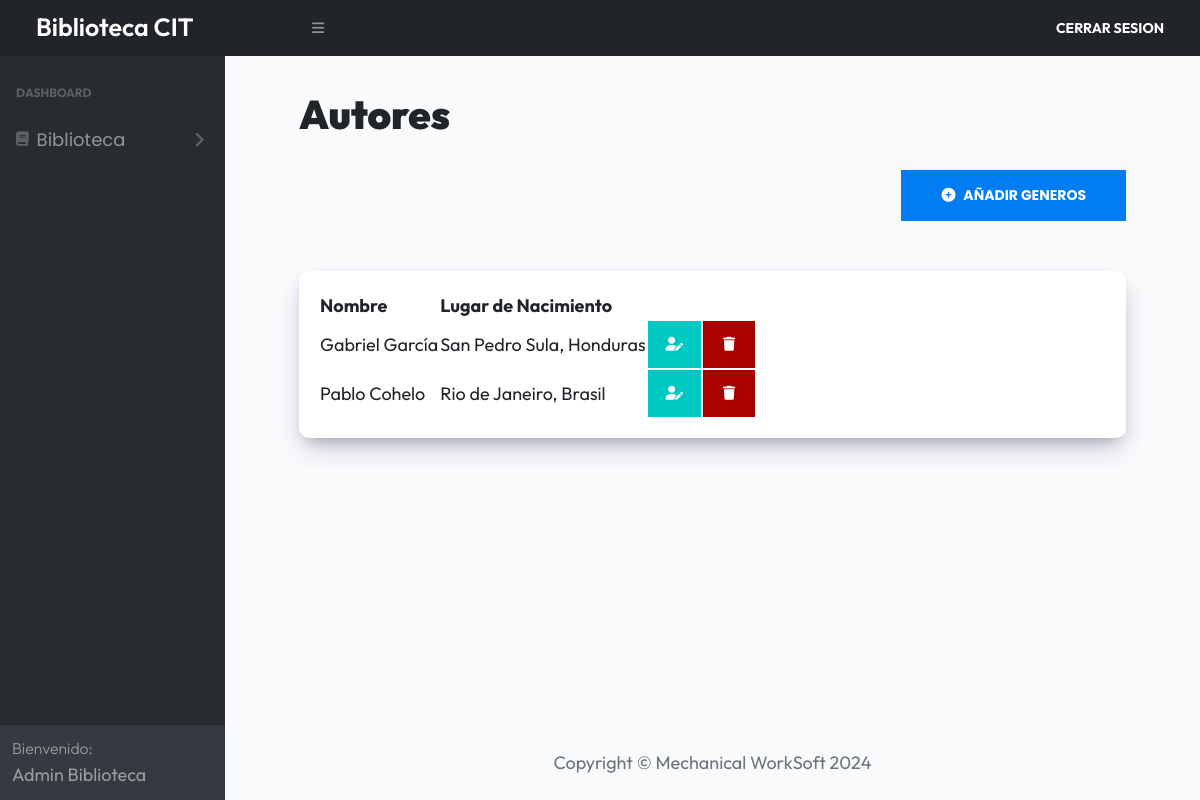
Page /admin/autores (signed in) on the committed database.
### tables this page shows
CREATE TABLE `autores` (
  `id` int NOT NULL AUTO_INCREMENT,
  `nombre` varchar(40) DEFAULT NULL,
  `apellido` varchar(40) DEFAULT NULL,
  `fecha_nac` date DEFAULT NULL,
  `ciudad` varchar(30) DEFAULT NULL,
  `pais` varchar(20) DEFAULT NULL,
  `redes` text,
  PRIMARY KEY (`id`)
);

### controllers/AutoresController.php (called while the page is built, shortened)
<?php
class AutoresController
{
    public static function index(Router $router) {
        $autores = Autor::all();
        $resultado = $_GET['resultado'] ?? null;
        $router->render('admin/autores/index', [
            'titulo' => 'Autores',
            'resultado' => $resultado,
            'autores' => $autores
        ]);
    }
}

### index.php (called while the page is built, shortened)
<?php
$router = new Router();
$router->get('/', [AuthController::class, 'login']);
$router->post('/', [AuthController::class, 'login']);
$router->post('/logout', [AuthController::class, 'logout']);
$router->get('/registro', [AuthController::class, 'registro']);
$router->post('/registro', [AuthController::class, 'registro']);
$router->get('/admin/index', [DashboardController::class, 'index']);
$router->get('/admin/generos', [GenerosController::class, 'index']);
$router->get('/admin/generos/crear', [GenerosController::class, 'crear']);
$router->post('/admin/generos/crear', [GenerosController::class, 'crear']);
$router->get('/admin/generos/editar', [GenerosController::class, 'editar']);
$router->post('/admin/generos/editar', [GenerosController::class, 'editar']);
$router->post('/admin/generos/eliminar', [GenerosController::class, 'eliminar']);
$router->get('/admin/autores', [AutoresController::class, 'index']);
$router->get('/admin/autores/crear', [AutoresController::class, 'crear']);
$router->post('/admin/autores/crear', [AutoresController::class, 'crear']);
$router->get('/admin/autores/editar', [AutoresController::class, 'editar']);
$router->post('/admin/autores/editar', [AutoresController::class, 'editar']);
$router->post('/admin/autores/eliminar', [AutoresController::class, 'eliminar']);
$router->get('/admin/libros', [LibrosController::class, 'index']);
$router->get('/admin/libros/crear', [LibrosController::class, 'crear']);
$router->post('/admin/libros/crear', [LibrosController::class, 'crear']);
$router->get('/admin/libros/editar', [LibrosController::class, 'editar']);
$router->post('/admin/libros/editar', [LibrosController::class, 'editar']);
$router->post('/admin/libros/eliminar', [LibrosController::class, 'eliminar']);
$router->comprobarRutas();

### models/ActiveRecord.php (called while the page is built, shortened)
<?php
class ActiveRecord {
    protected static $db;
    protected static $tabla = '';
    public static function setDB($database) {
        self::$db = $database;
    }
    public static function consultarSQL($query) {
        $resultado = self::$db->query($query);
        $array = [];
        while($registro = $resultado->fetch_assoc()) {
            $array[] = static::crearObjeto($registro);
        }
        return $array;
    }
    protected static function crearObjeto($registro) {
        $objeto = new static;
        foreach($registro as $key => $value ) {
            if(property_exists( $objeto, $key  )) {
                $objeto->$key = $value;
            }
        }
        return $objeto;
    }
    public static function all($orden = 'DESC') {
        $query = "SELECT * FROM " . static::$tabla . " ORDER BY id ${orden}";
        $resultado = self::consultarSQL($query);
        return $resultado;
    }
}

### views/admin/autores/index.php (the view, shortened to what this page needs)
<div class="container-fluid px-4">
    <h1 class="mt-4"><?php echo $titulo?></h1>
    <div class="dashboard__contenedor-boton">
        <a class="dashboard__boton" href="/admin/autores/crear">
            <i class="fa-solid fa-circle-plus" style="padding-right:5px;"></i>
            Añadir Generos
        </a>
    </div>
    <div class="dashboard__contenedor">
        <?php if(!empty($autores)) { ?>
            <table id="datatables">
                <thead>
                <tr>
                    <th>Nombre</th>
                    <th>Lugar de Nacimiento</th>
                    <th></th>
                    <th></th>
                </tr>
                </thead>
                <tbody>
                <?php foreach($autores as $autor) { ?>
                    <tr>
                        <td>
                            <?php echo $autor->nombre .' '. $autor->apellido; ?>
                        </td>
                        <td>
                            <?php echo $autor->ciudad .', '. $autor->pais; ?>
                        </td>
                        <td>
                            <a class="dashboard__boton-warning" href="/admin/autores/editar?id=<?php echo $autor->id; ?>" style="padding: 13px 18px">
                                <i class="fa-solid fa-user-pen"></i>
                            </a>
                        </td>
                        <td>
                            <form method="POST" action="/admin/autores/eliminar" class="table__formulario">
                                <button class="dashboard__boton-danger" type="submit" style="padding: 15px 20px">
                                    <i class="fa-solid fa-trash"></i>
                                </button>
                            </form>
                        </td>
                    </tr>
                <?php } ?>
                </tbody>
            </table>
        <?php } else { ?>
            <p class="text-center">No Hay Autores Aún</p>
        <?php } ?>
    </div>
</div>

### Router.php (shortened to what this page needs)
<?php
class Router
{
    public array $getRoutes = [];
    public array $postRoutes = [];
    public function get($url, $fn)
    {
        $this->getRoutes[$url] = $fn;
    }
    public function post($url, $fn)
    {
        $this->postRoutes[$url] = $fn;
    }
    public function comprobarRutas()
    {
        $url_actual = $_SERVER['PATH_INFO'] ?? '/';
        $method = $_SERVER['REQUEST_METHOD'];
        if ($method === 'GET') {
            $fn = $this->getRoutes[$url_actual] ?? null;
        } else {
            $fn = $this->postRoutes[$url_actual] ?? null;
        }
        if ( $fn ) {
            call_user_func($fn, $this);
        } else {
            echo "Página No Encontrada o Ruta no válida";
        }
    }
    public function render($view, $datos = [])
    {
        include_once __DIR__ . "/views/$view.php";
        $contenido = ob_get_clean();
        $url_actual = $_SERVER['PATH_INFO'] ?? '/';
        if(str_contains($url_actual, '/admin')) {
            include_once __DIR__ . '/views/admin-layout.php';
        } else {
            include_once __DIR__ . '/views/layout.php';
        }
    }
}

### views/admin-layout.php (shortened to what this page needs)
<!DOCTYPE html>
<html lang="en">
<head>
    <link rel="stylesheet" href="https://unpkg.com/leaflet@1.8.0/dist/leaflet.css" />
    <link rel="stylesheet" href="https://cdnjs.cloudflare.com/ajax/libs/font-awesome/6.1.2/css/all.min.css" />
    <link href="https://cdn.jsdelivr.net/npm/simple-datatables@7.1.2/dist/style.min.css" rel="stylesheet" />
    <link rel="stylesheet" href="/build/css/styles.css">
    <link rel="stylesheet" href="/build/css/app.css">
</head>
<body class="dashboard">
    <?php include_once __DIR__ .'/templates/admin-header.php'; ?>
    <div id="layoutSidenav">
        <?php include_once __DIR__ .'/templates/admin-sidebar.php'; ?>
        <div id="layoutSidenav_content">
            <main class="dashboard__contenido">
                <?php echo $contenido; ?>
            </main>
            <?php include_once __DIR__ .'/templates/admin-footer.php'; ?>
        </div>
    </div>
</body>
</html>

### views/templates/admin-header.php
<nav class="dashboard__header sb-topnav navbar navbar-expand navbar-dark bg-dark">
    <a class="navbar-brand ps-3" href="/admin/index" style="font-family:'Outfit', sans-serif; font-size: 25px; font-weight:600; margin-right:10px">Biblioteca CIT</a>
    <button class="btn btn-link btn-sm order-1 order-lg-0 ms-5 me-lg-0" id="sidebarToggle" href="#!"><i class="fas fa-bars"></i></button>
    <form method="POST" action="/logout" class="dashboard__form navbar-nav ms-auto me-0 me-md-3 my-2 my-md-0">
        <input type="submit" value="Cerrar Sesion" class="dashboard__submit--logout">
    </form>
</nav>

### views/templates/admin-sidebar.php (shortened to what this page needs)
<div id="layoutSidenav_nav">
    <nav class="sb-sidenav accordion sb-sidenav-dark" id="sidenavAccordion">
        <div class="sb-sidenav-menu" style="background-color: #282c31;">
            <div class="nav">
                <div class="sb-sidenav-menu-heading">Dashboard</div>
                <a class="nav-link collapsed" href="#" data-bs-toggle="collapse" data-bs-target="#collapseInicio"
                   aria-expanded="false" aria-controls="collapseInicio">
                    <div class="sb-nav-link-icon"><i class="fa-solid fa-book"></i></div>
                    Biblioteca
                    <div class="sb-sidenav-collapse-arrow"><i class="fas fa-angle-down"></i></div>
                </a>
            </div>
        </div>
        <div class="sb-sidenav-footer">
            <div class="small" style="font-weight: 300">Bienvenido:</div>
            <?php echo $_SESSION['nombre'].' '.$_SESSION['apellido']; ?>
        </div>
    </nav>
</div>

### views/templates/admin-footer.php
<footer class="py-4 mt-auto">
    <div class="container-fluid px-4">
        <div class="d-flex align-items-center justify-content-center">
            <div class="text-muted">Copyright &copy; Mechanical WorkSoft <?php echo date('Y'); ?></div>
        </div>
    </div>
</footer>

### build/css/app.css (style rules this page uses)
html { line-height: 1.15; -webkit-text-size-adjust: 100%; }
body { margin: 0; }
main { display: block; }
h1 { font-size: 2em; margin: 0.67em 0; }
a { background-color: transparent; }
button, input, optgroup, select, textarea { font-family: inherit; font-size: 100%; line-height: 1.15; margin: 0; }
button, input { overflow: visible; }
button, select { text-transform: none; }
button, [type=button], [type=reset], [type=submit] { -webkit-appearance: button; }
body { font-family: "Outfit", sans-serif; font-size: 18px; }
a { text-decoration: none; }
h1, h2, h3 { font-family: "Outfit", sans-serif; font-weight: 900; margin: 2rem 0; }
h1 { font-size: 40px; }
.dashboard { height: 100%; display: flex; flex-direction: column; background-color: #F8FAFC; }
.dashboard__header { background-color: #1E293B; padding: 20px; }
.dashboard__form { display: flex; justify-content: center; }
.dashboard__submit--logout { all: unset; color: #FFFFFF; font-size: 14px; text-transform: uppercase; font-weight: 700; }
.dashboard__contenido { width: 100%; padding: 10px 10px 30px 10px; overflow-y: scroll; }
@media (min-width: 768px) { .dashboard__contenido { padding: 10px 50px 30px 50px; } }
@media (min-width: 768px) { .dashboard__contenedor-boton { display: flex; justify-content: flex-end; margin-bottom: 50px; } }
.dashboard__boton { background-color: #007df4; padding: 15px 40px; color: #FFFFFF; font-size: 18px; font-weight: 700; border: none; transition-property: background-color; transition-duration: 0.3s; text-align: center; width: 100%; display: inline-block; text-transform: uppercase; font-size: 14px; }
@media (min-width: 768px) { .dashboard__boton { width: auto; } }
.dashboard__boton-warning { background-color: #00c8c2; padding: 15px 40px; color: #FFFFFF; font-size: 18px; font-weight: 700; border: none; transition-property: background-color; transition-duration: 0.3s; text-align: center; width: 100%; display: inline-block; text-transform: uppercase; font-size: 14px; }
@media (min-width: 768px) { .dashboard__boton-warning { width: auto; } }
.dashboard__boton-danger { background-color: rgb(169, 0, 0); padding: 15px 40px; color: #FFFFFF; font-size: 18px; font-weight: 700; border: none; transition-property: background-color; transition-duration: 0.3s; text-align: center; width: 100%; display: inline-block; text-transform: uppercase; font-size: 14px; }
@media (min-width: 768px) { .dashboard__boton-danger { width: auto; } }
.dashboard__contenedor, .dashboard__formulario { box-shadow: rgba(50, 50, 93, 0.25) 0px 13px 27px -5px, rgba(0, 0, 0, 0.3) 0px 8px 16px -8px; background-color: #FFFFFF; padding: 20px; border-radius: 10px; margin-top: 50px; }

### rows in the picture
autores: nombre "Gabriel", apellido "García", ciudad "San Pedro Sula", pais "Honduras"
autores: nombre "Pablo", apellido "Cohelo", ciudad "Rio de Janeiro", pais "Brasil"

### other values in the picture
$_SESSION['nombre'] "Admin"
$_SESSION['apellido'] "Biblioteca"
$titulo "Autores"
